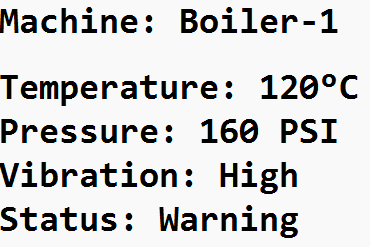
#> input picture python_ai/sample_data/sample_image.png, 370 x 247 px
$ python ocr.py
#> lines starting #> are read from the running program, lines starting #| are printed output that depends on the picture; after the words box and inside, x2 and y2 are one past the last pixel; in counts of white or black regions, pixels touching at a corner belong together
import cv2
import pytesseract

pytesseract.pytesseract.tesseract_cmd = r"C:\Program Files\Tesseract-OCR\tesseract.exe"


def extract_text_from_image(image_path):

#> called with image_path = 'sample_data/sample_image.png'
    try:
        print("\n===== OCR MODULE =====")
        print("Input Image:", image_path)

        # Read image
        image = cv2.imread(image_path)
#> image is the input picture: shape (247, 370, 3); mean B, G, R 211.8, 211.8, 211.7

        if image is None:
            return "Error: Image not found."

        # Convert to grayscale
        gray = cv2.cvtColor(image, cv2.COLOR_BGR2GRAY)
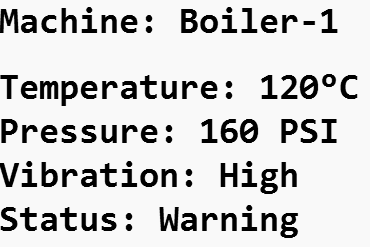
#> gray: shape (247, 370); min 0, max 249, mean 211.8

        # Improve text visibility
        threshold = cv2.threshold(
            gray,
            0,
            255,
            cv2.THRESH_BINARY + cv2.THRESH_OTSU
        )[1]
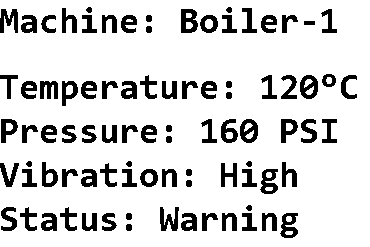
#> threshold: shape (247, 370); 84.8% white; 87 black regions, largest, box (x1, y1, x2, y2) and area: (181, 9, 198, 33) 293, (300, 75, 318, 99) 274, (240, 119, 258, 143) 274

        # OCR
#> (the run stopped early here; a loop or call above may not have finished)
